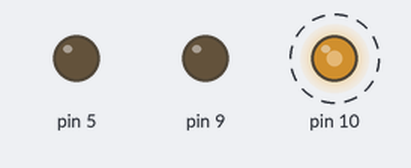
Simulated run of this sketch. Board: Arduino Leonardo, built with avr-gcc and run on an emulated ATmega32U4. Shown: output pins drawn as LEDs (lit = HIGH). Dashed ring = blinking.

Above: at 0.05 s.
Timing chart, 0 to 4.6 s (numbered marks = the images above):
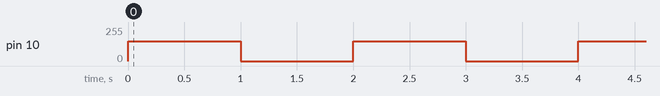

Measured:
- by itself, pin 10: alternates 150/255 for 1.0 s and 0/255 for 1.0 s

The sketch:

_01-blinkLed.ino
```cpp
/* Intro to function
 *
 * the blinkLed function blinks the blue LED,
 * so in the loop we can call this function
 * by simply writing blinkLed();
 *
 * Author: Owen Brasier
 * Date: September 2015
 */


#include <Esplora.h>

void setup() {
  // This is a function
  Serial.begin(9600);
}

void loop() {
  // This is also a function
  blinkLed();
}

void blinkLed() {
  // This is also also a function
  Esplora.writeRGB(0, 150, 0);
  delay(1000);
  Esplora.writeRGB(0, 0, 0);
  delay(1000);
}
```
